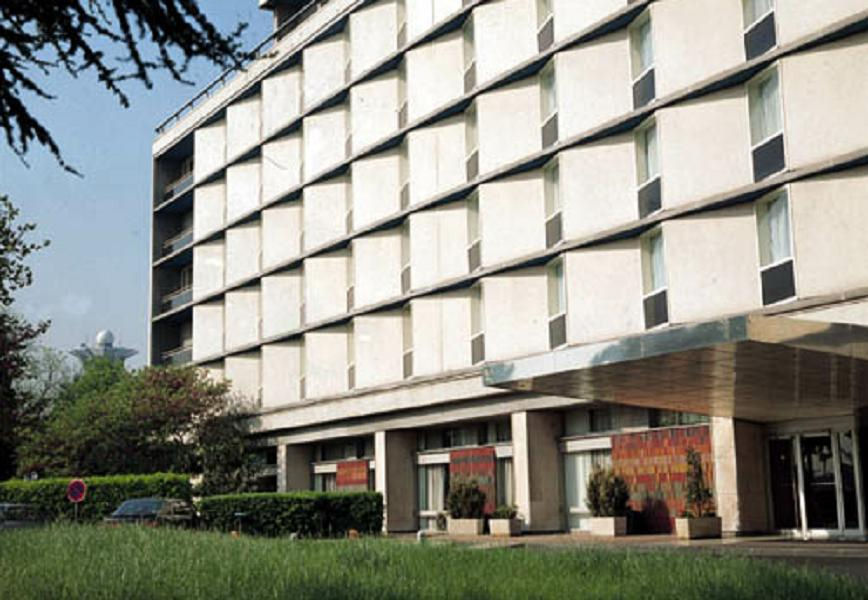
#> input picture images/assignment2/Lines.jpg, 868 x 600 px; its folder holds 5 pictures in this run
$ python assignment2-circles.py   (older library calls are emulated)
#> lines starting #> are read from the running program, lines starting #| are printed output that depends on the picture
#> further down, image is the input picture: shape (600, 868, 3); mean B, G, R 133.8, 143.6, 143
#> `image_GRAY = cv2.imread(imageFile , cv2.IMREAD_GRAYSCALE)`:
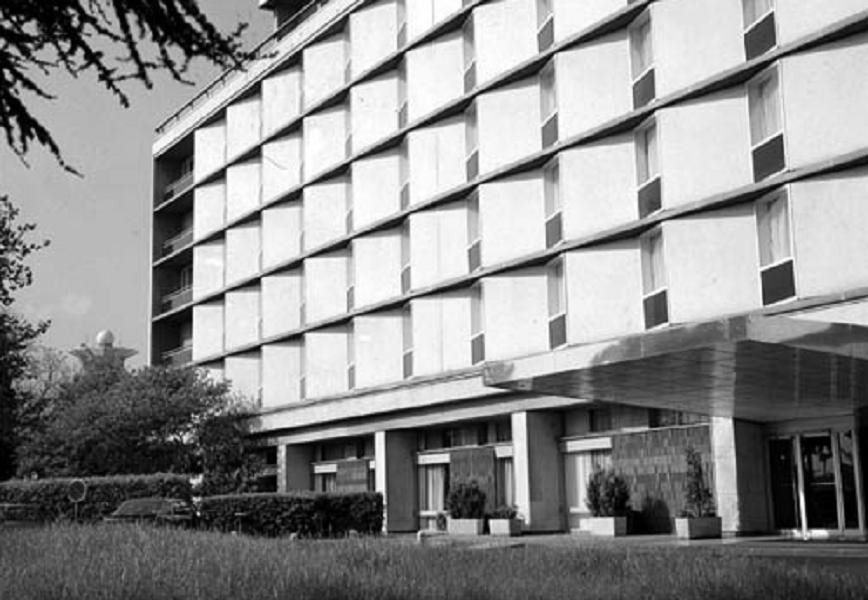
#> image_GRAY: shape (600, 868); min 0, max 255, mean 142.3
### scripts/myCanny.py
import numpy as np
from scipy.signal import convolve2d

def __cannySmoothing__( img , ksize , sigma ) :
    # Hard-coded Gaussian Kernel. order=3, sigma=1.
#> called with ksize = 3, sigma = 1
    gaussianKernel1D = np.matrix([ 0.27406862 , 0.45186276 , 0.27406862])
    gaussianKernel2D = gaussianKernel1D.transpose() * gaussianKernel1D
    return convolve2d(img , gaussianKernel2D , mode='same')

def __cannyEdgeDetection__( image , ksize ) :
#> called with ksize = 3
    sobelHKernel = np.array([ [ -1 , 0 , 1 ] ,
                              [ -2 , 0 , 2 ] ,
                              [ -1 , 0 , 1 ] ])

    sobelH = convolve2d(image , sobelHKernel , mode='same')
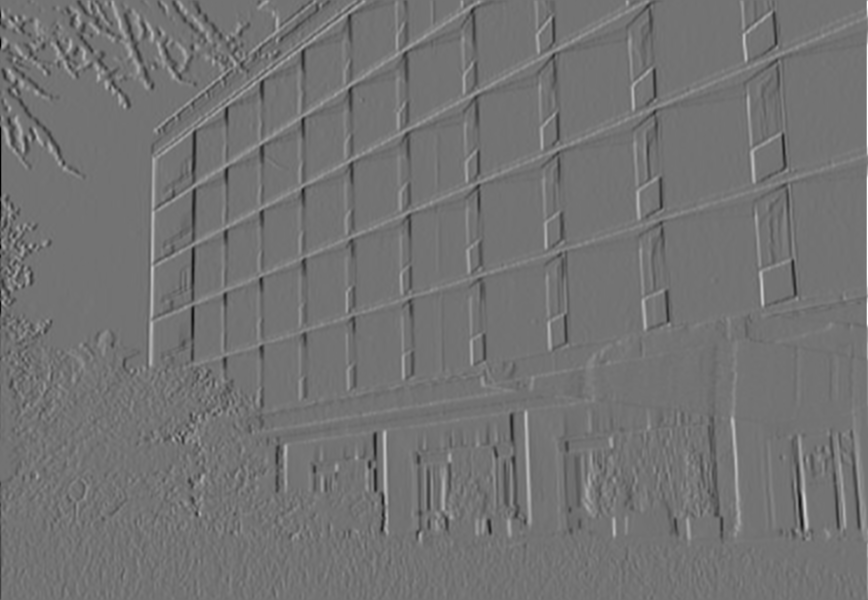
#> sobelH: shape (600, 868) float64; min -2.95, max 3.57, mean -0.000706; drawn with min black and max white
    sobelV = convolve2d(image , sobelHKernel.transpose(), mode='same')
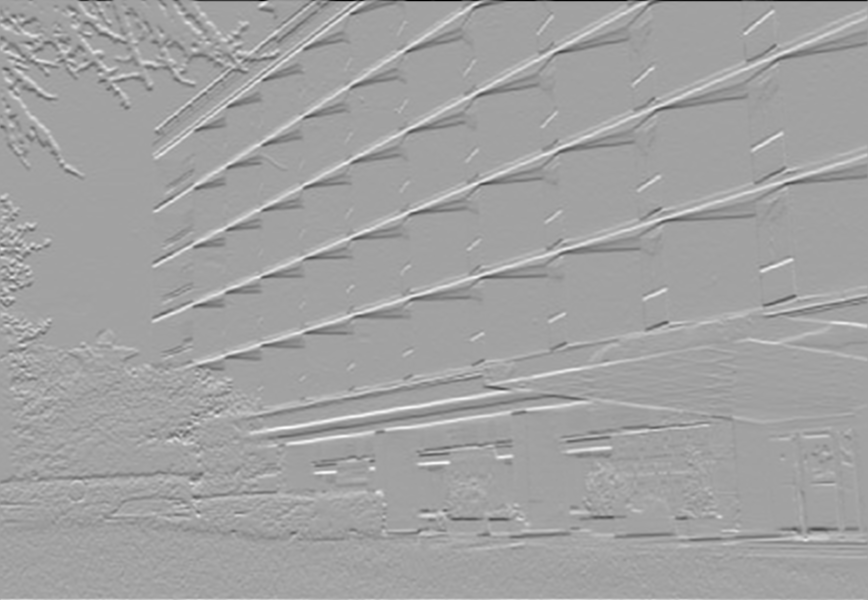
#> sobelV: shape (600, 868) float64; min -3.99, max 2.3, mean 0.00181; drawn with min black and max white

    phaseImage = np.arctan2(sobelV , sobelH) * (180.0 / np.pi)
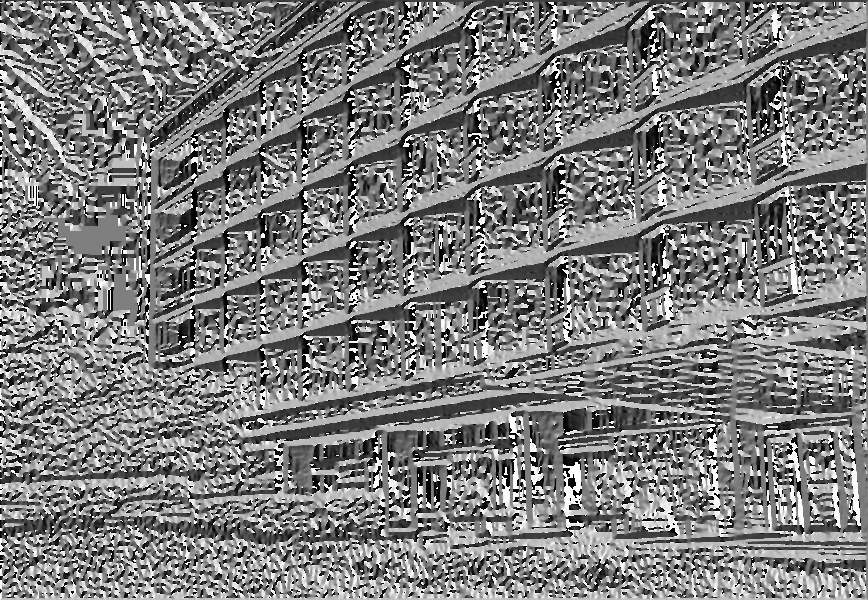
#> phaseImage: shape (600, 868) float64; min -180, max 180, mean -3.7; drawn with min black and max white

    # Assign phase values to nearest [ 0 , 45 , 90 ,  135 ]
    phaseImage = ((45 * np.round(phaseImage / 45.0)) + 180) % 180;
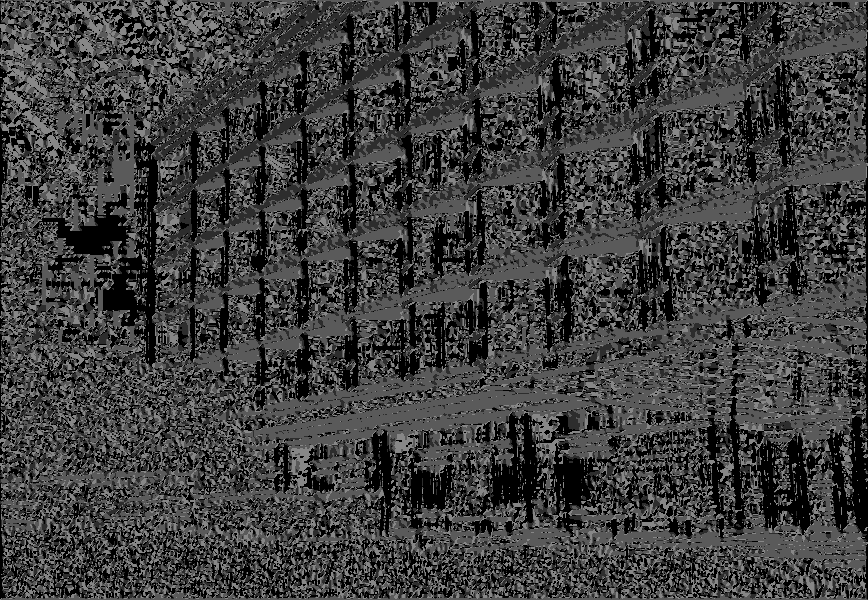
#> phaseImage: shape (600, 868) float64; min 0, max 135, mean 61.6

    # return gradient magnitude image, phase image.
    return np.sqrt(sobelH * sobelH + sobelV * sobelV) , phaseImage

def __cannyNonMaximumSupression__( gradientImage , phaseImage ) :
    thinEdgedImage = np.array(gradientImage , copy = True)

    for row in range(1 , gradientImage.shape[ 0 ] - 1) :
        for col in range(1 , gradientImage.shape[ 1 ] - 1) :
            # If already supressed, proceed to the next pixel.
            if thinEdgedImage[ row , col ] == 0 :
                continue

            theta = phaseImage[ row , col ]
            maxGradient = gradientImage[ row , col ];

            if theta == 0 :
                maxGradient = max([ gradientImage[ row , col - 1 ] ,
                                    gradientImage[ row , col ] ,
                                    gradientImage[ row , col + 1 ] ])
            elif theta == 45 :
                maxGradient = max([ gradientImage[ row - 1 , col - 1 ] ,
                                    gradientImage[ row , col ] ,
                                    gradientImage[ row + 1 , col + 1 ] ])
            elif theta == 90 :
                maxGradient = max([ gradientImage[ row - 1 , col ] ,
                                    gradientImage[ row , col ] ,
                                    gradientImage[ row + 1 , col ] ])
            elif theta == 135 :
                maxGradient = max([ gradientImage[ row + 1 , col - 1 ] ,
                                    gradientImage[ row , col ] ,
                                    gradientImage[ row - 1 , col + 1 ] ])
            else :
                print("Unexpected theta value");
                print theta; exit(1);

            if gradientImage[ row , col ] < maxGradient :
                thinEdgedImage[ row , col ] = 0
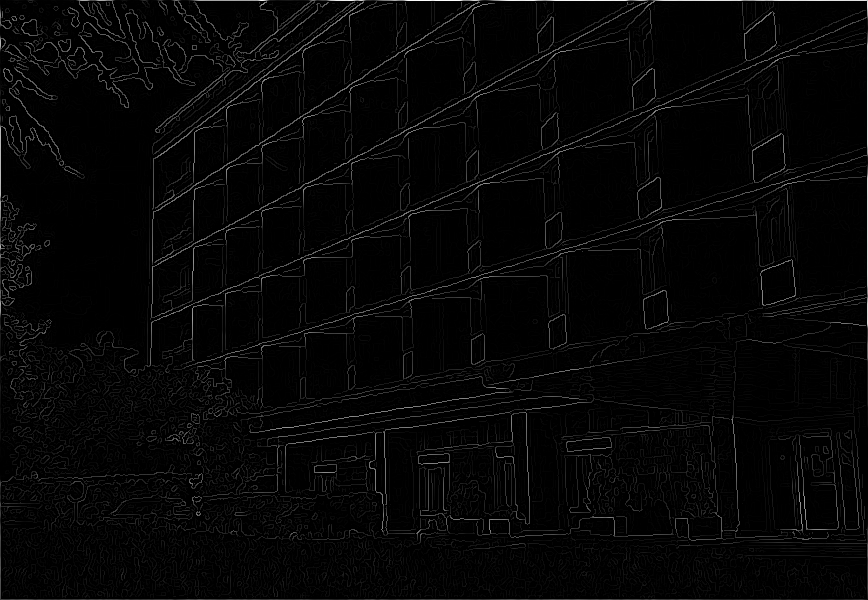
#> thinEdgedImage: shape (600, 868) float64; min 0, max 3.99, mean 0.0957; drawn with min black and max white

    return thinEdgedImage

def __cannyDoubleThresholding__( image , minThreshold , maxThreshold ) :
#> called with minThreshold = 0.2, maxThreshold = 0.2
    doubleThresholdImages = np.matrix(image)
    image = doubleThresholdImages
    for row in range(image.shape[ 0 ]) :
        for col in range(image.shape[ 1 ]) :
            if image[ row , col ] < minThreshold :
                image[ row , col ] = 0.0
            elif image[ row , col ] >= maxThreshold :
                image[ row , col ] = 1.0
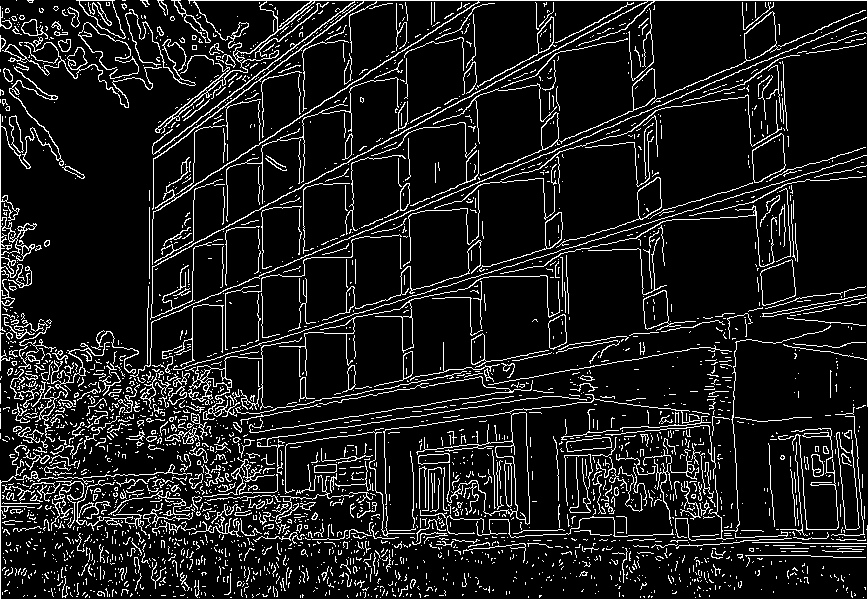
#> image: shape (600, 868) float64; values 0 (black) and 1 (white), 11.2% white in thin lines or dots

    return doubleThresholdImages

def __cannyEdgeTracking__( images , maxThreshold , minThreshold ) :
#> called with maxThreshold = 0.2, minThreshold = 0.2
    edgeTrackingImages = np.matrix(images)
    image = edgeTrackingImages
    for row in range(image.shape[ 0 ]) :
        for col in range(image.shape[ 1 ]) :

            if image[ row , col ] > maxThreshold :
                image[ row , col ] = 1.0

            elif image[ row , col ] < minThreshold :
                image[ row , col ] = 0

            else :
                maxGradient = max([ [ image[ row - 1 , col - 1 ] ,
                                      image[ row - 1 , col ] ,
                                      image[ row - 1 , col + 1 ] ,
                                      image[ row , col - 1 ] ,
                                      image[ row , col + 1 ] ,
                                      image[ row + 1 , col - 1 ] ,
                                      image[ row + 1 , col ] ,
                                      image[ row + 1 , col + 1 ] ] ])
                if maxGradient >= maxThreshold :
                    image[ row , col ] = 1.0
                else :
                    image[ row , col ] = 0

    return edgeTrackingImages

def myCanny( image , ksize , sigma , minThreshold , maxThreshold ) :
    # 1.Guassian Blurring.
    smoothedImage = __cannySmoothing__(image , ksize , sigma)

    # 2.Gradient and Phase Image based on Sobel edge detection.
    gradientImage , phaseImage = __cannyEdgeDetection__(smoothedImage , ksize)

    # 3.Non-Maximum Supression for thinning edges.
    nmsImage = __cannyNonMaximumSupression__(gradientImage , phaseImage)

    # 4.Double Thresholding.
    doubleThresholdedImage = __cannyDoubleThresholding__(nmsImage ,
                                                         minThreshold ,
                                                         maxThreshold)
    # 5.Edge Tracking by Hysterysis.
    edgeTrackedImage = __cannyEdgeTracking__(doubleThresholdedImage ,
                                             maxThreshold ,
                                             minThreshold)
    return edgeTrackedImage

### scripts/myHoughCircles.py
import numpy as np


def myHoughCircles( binaryImage , threshold ) :
#> called with threshold = 150
    maxRadius = int(min(binaryImage.shape) / 2 + 0.5)
#> maxRadius = 300
    cartesianWidth = binaryImage.shape[ 1 ]
#> cartesianWidth = 868
    cartesianHeight = binaryImage.shape[ 0 ]
#> cartesianHeight = 600

    accumulator = np.ndarray((cartesianHeight , cartesianWidth , maxRadius) ,
                             dtype = int )
    accumulator.fill(0)

    # [5 lines of commented-out code are left out]
    print "Extracting edge points"
    edge_points = [ (row , col) for row in range(binaryImage.shape[ 0 ]) for col
                    in range(binaryImage.shape[ 1 ]) if
                    binaryImage[ row , col ] != 0 ]
#> edge_points = 58563 items

    edge_points = np.asanyarray(edge_points , dtype = np.uint16)
#> edge_points = 58563 pairs, first value 0 to 599, second value 0 to 867

    print "Accumulation"
    for row in range(accumulator.shape[ 0 ]) :
        for col in range(accumulator.shape[ 1 ]) :
            radius = np.round(np.sqrt(np.square(edge_points[ : , 0 ] - row) +
                                      np.square(edge_points[ : , 1 ] - col)))
            radius = radius.astype(dtype = int , copy = False)

            radius , count = np.unique(radius , return_counts = True)
            # count = count.astype(dtype = np.uint16 , copy = False)
            accumulator[ row , col , radius ] += count


    print "Max circle"
    print np.amax(accumulator)
    print "Extract most candidate circles"
    circles = np.where(accumulator > threshold)
    circles = np.transpose(circles)
    circles = tuple(map(tuple , circles))
    circles = [ (col , row , r) for row , col , r in circles ]

    return circles

### assignment2-p1/assignment2-circles.py
# import the necessary packages
from os import listdir
from os.path import isfile , join
import numpy as np
import cv2
import sys

sys.path.append('../scripts')

import myCanny
import myHoughCircles

# Get file names in "./images" directory
imageFiles = [join("../images/assignment2" , f) for f in
              listdir("../images/assignment2") if
              isfile(join("../images/assignment2" , f))]
imageFile = "../images/assignment2/Lines.jpg"

# Load the images
# Gray image is calculated as :
# Y = 0.299 R + 0.587 G + 0.114 B
image = cv2.imread(imageFile)
image_GRAY = cv2.imread(imageFile , cv2.IMREAD_GRAYSCALE)

# Convert from uint8 precision to double precision.
image_GRAY = np.float64(image_GRAY)

# Normalize grayscale images from 0.0 to 1.0.
image_GRAY = cv2.normalize(image_GRAY , image_GRAY , 0 , 1 , cv2.NORM_MINMAX ,
                           cv2.CV_64F)

cannyImage = myCanny.myCanny(image_GRAY , 3 , 1.0 , 0.2 , 0.2)

#> (the run stopped early here; a loop or call above may not have finished)
